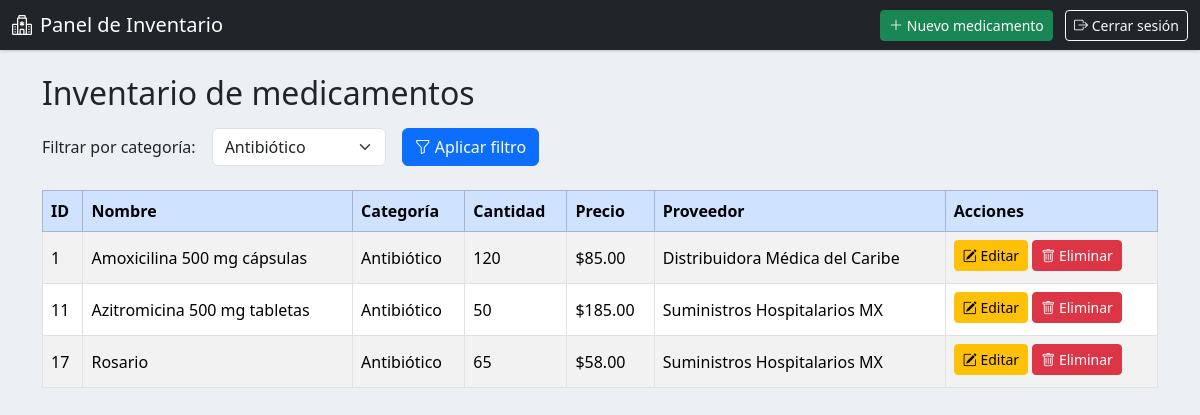
The page /panel.php?categoria=Antibiótico (signed in) on the database its author committed.
### tables this page shows
CREATE TABLE `medicamentos` (
  `id` int(11) NOT NULL AUTO_INCREMENT,
  `nombre` varchar(100) NOT NULL,
  `categoria` varchar(100) DEFAULT NULL,
  `cantidad` int(11) DEFAULT 0,
  `precio` decimal(10,2) DEFAULT NULL,
  `proveedor_id` int(11) DEFAULT NULL,
  `creado_en` timestamp NOT NULL DEFAULT current_timestamp(),
  `actualizado_en` timestamp NOT NULL DEFAULT current_timestamp() ON UPDATE current_timestamp(),
  PRIMARY KEY (`id`),
  KEY `fk_medicamento_proveedor` (`proveedor_id`),
  CONSTRAINT `fk_medicamento_proveedor` FOREIGN KEY (`proveedor_id`) REFERENCES `proveedores` (`id`) ON DELETE SET NULL ON UPDATE CASCADE
);

CREATE TABLE `proveedores` (
  `id` int(11) NOT NULL AUTO_INCREMENT,
  `nombre` varchar(100) NOT NULL,
  `telefono` varchar(20) DEFAULT NULL,
  `direccion` varchar(200) DEFAULT NULL,
  `creado_en` timestamp NOT NULL DEFAULT current_timestamp(),
  PRIMARY KEY (`id`)
);

### panel.php (the view, shortened to what this page needs)
<?php
require_once "conexion.php";
$categoria = isset($_GET['categoria']) ? trim($_GET['categoria']) : "";
$sql = "SELECT m.id, m.nombre, m.categoria, m.cantidad, m.precio,
               p.nombre AS proveedor
        FROM medicamentos m
        LEFT JOIN proveedores p ON m.proveedor_id = p.id";
if ($categoria !== "") {
    $sql .= " WHERE m.categoria = ?";
}
$sql .= " ORDER BY m.nombre ASC";
$stmt = $conexion->prepare($sql);
if ($categoria !== "") {
    $stmt->bind_param("s", $categoria);
}
$stmt->execute();
$resultado = $stmt->get_result();
$sqlCat = "SELECT DISTINCT categoria FROM medicamentos ORDER BY categoria";
$categoriasRes = $conexion->query($sqlCat);
?>
<!DOCTYPE html>
<html lang="es">
<head>
    <link href="https://cdn.jsdelivr.net/npm/bootstrap@5.3.3/dist/css/bootstrap.min.css" rel="stylesheet">
    <link rel="stylesheet" href="https://cdn.jsdelivr.net/npm/bootstrap-icons@1.11.3/font/bootstrap-icons.min.css">
</head>
<body>
<nav class="navbar navbar-dark bg-dark mb-4">
  <div class="container-fluid">
    <span class="navbar-brand mb-0 h1">
      <i class="bi bi-hospital me-2"></i>Panel de Inventario
    </span>
    <div>
      <a href="registro.php" class="btn btn-sm btn-success me-2">
        <i class="bi bi-plus-lg"></i> Nuevo medicamento
      </a>
      <a href="cerrar_sesion.php" class="btn btn-sm btn-outline-light">
        <i class="bi bi-box-arrow-right"></i> Cerrar sesión
      </a>
    </div>
  </div>
</nav>
<div class="container">
    <h2 class="mb-3">Inventario de medicamentos</h2>
    <form class="row g-3 mb-4" method="get" action="panel.php">
        <div class="col-auto">
            <label for="categoria" class="col-form-label">Filtrar por categoría:</label>
        </div>
        <div class="col-auto">
            <select name="categoria" id="categoria" class="form-select">
                <?php while ($rowCat = $categoriasRes->fetch_assoc()): ?>
                    <option value="<?php echo htmlspecialchars($rowCat['categoria']); ?>"
                        <?php if ($categoria === $rowCat['categoria']) echo "selected"; ?>>
                        <?php echo htmlspecialchars($rowCat['categoria']); ?>
                    </option>
                <?php endwhile; ?>
            </select>
        </div>
        <div class="col-auto">
            <button type="submit" class="btn btn-primary">
              <i class="bi bi-funnel"></i> Aplicar filtro
            </button>
        </div>
    </form>
    <div class="table-responsive">
      <table class="table table-striped table-bordered align-middle">
          <thead class="table-primary">
              <tr>
                  <th>ID</th>
                  <th>Nombre</th>
                  <th>Categoría</th>
                  <th>Cantidad</th>
                  <th>Precio</th>
                  <th>Proveedor</th>
                  <th>Acciones</th>
              </tr>
          </thead>
          <tbody>
          <?php if ($resultado->num_rows > 0): ?>
              <?php while ($med = $resultado->fetch_assoc()): ?>
                  <tr>
                      <td><?php echo $med['id']; ?></td>
                      <td><?php echo htmlspecialchars($med['nombre']); ?></td>
                      <td><?php echo htmlspecialchars($med['categoria']); ?></td>
                      <td><?php echo $med['cantidad']; ?></td>
                      <td>$<?php echo number_format($med['precio'], 2); ?></td>
                      <td><?php echo htmlspecialchars($med['proveedor'] ?? 'Sin proveedor'); ?></td>
                      <td>
                          <a href="editar_medicamento.php?id=<?php echo $med['id']; ?>" class="btn btn-sm btn-warning mb-1">
                              <i class="bi bi-pencil-square"></i> Editar
                          </a>
                          <a href="eliminar_medicamento.php?id=<?php echo $med['id']; ?>"
                             class="btn btn-sm btn-danger mb-1"
                             onclick="return confirm('¿Seguro que deseas eliminar este medicamento?');">
                              <i class="bi bi-trash"></i> Eliminar
                          </a>
                      </td>
                  </tr>
              <?php endwhile; ?>
          <?php else: ?>
              <tr>
                  <td colspan="7" class="text-center">No hay medicamentos registrados.</td>
              </tr>
          <?php endif; ?>
          </tbody>
      </table>
    </div>
</div>
</body>
</html>

### panel.php (style rules this page uses)
body { background-color:#ecf0f5; }
.navbar { box-shadow: 0 1px 3px rgba(0,0,0,.2); }

### rows shown on the page
medicamentos: id "1", nombre "Amoxicilina 500 mg cápsulas", categoria "Antibiótico", cantidad "120", precio "85.00", proveedor.nombre "Distribuidora Médica del Caribe"
medicamentos: id "11", nombre "Azitromicina 500 mg tabletas", categoria "Antibiótico", cantidad "50", precio "185.00", proveedor.nombre "Suministros Hospitalarios MX"
medicamentos: id "17", nombre "Rosario", categoria "Antibiótico", cantidad "65", precio "58.00", proveedor.nombre "Suministros Hospitalarios MX"

### other values the page prints
form field categoria "Antibiótico"
